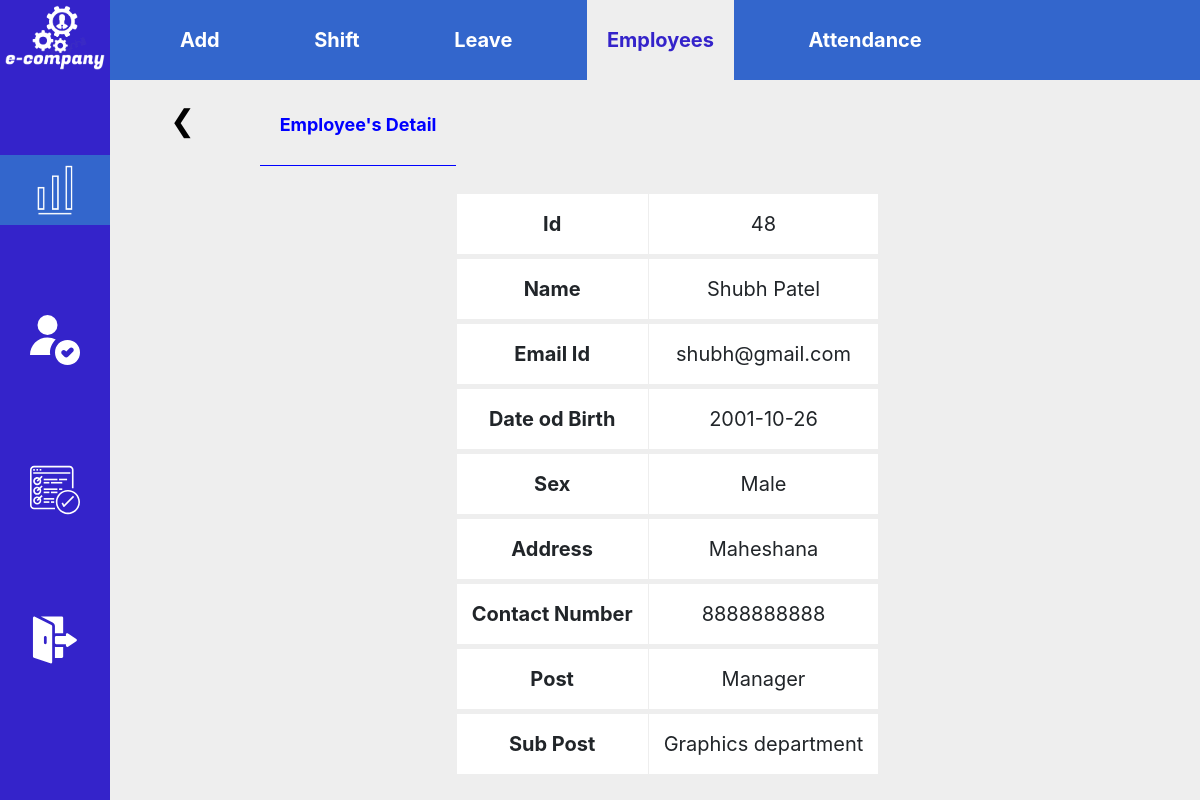
Screenshot of /manager/allempview.php?id=48 (signed in) with the database file from the repository.
### tables this page shows
CREATE TABLE `userss` (
  `Id` int(15) NOT NULL,
  `Name` varchar(20) NOT NULL,
  `Email` varchar(30) NOT NULL,
  `Password` varchar(16) NOT NULL,
  `Post` varchar(20) NOT NULL,
  `BirthDate` date NOT NULL,
  `Sex` varchar(10) NOT NULL,
  `Address` varchar(100) NOT NULL,
  `Contact` varchar(15) NOT NULL,
  `Sub-Post` varchar(30) NOT NULL,
  `Add_By` int(15) NOT NULL,
  `token` varchar(100) NOT NULL,
  `verified` tinyint(4) NOT NULL
);

### manager/allempview.php (the view, shortened to what this page needs)
<?php
    include '../forset.php';
?>
<!DOCTYPE html>
<html lang="en">
    <head>
        <link rel="stylesheet" href="../css/da.css">
        <link rel="stylesheet" href="https://stackpath.bootstrapcdn.com/bootstrap/4.4.1/css/bootstrap.min.css">
    </head>
    <body style="background-color: #EEEEEE;">
        <div class="fpilore">
            <center>
                <img src="../image/logo1.png" alt="noimage" class="dlogo">
            </center>
            <center>
                    <li class="fbut" title="Modules" style="background-color: #3366CC;">
                        <img src="../image/p1.png" alt="nobutton" class="fbutim" >
                    </li>
            </center>
            <center>
                <a href="C_dashboard.php">
                    <li class="fbut" title="User Profile">
                        <img src="../image/p2.svg" alt="nobutton" class="fbutim">
                    </li>
                </a>
            </center>
            <center>
                <a href="taskmanager.php">
                    <li class="fbut" title="Task Manager">
                        <img src="../image/p4.svg" alt="nobutton" class="fbutim">
                    </li>
                </a>
            </center>
            <center>
                <a href="../logout.php">
                    <li class="fbut" title="Logout">
                        <img src="../image/p3.svg" alt="nobutton" class="fbutim">
                    </li>
                </a>
            </center>
        </div>
        <div class="module">
            <a href="addemp.php"><li class="modany">Add</li></a>
            <a href="shift.php"><li class="modany">Shift</li></a>
            <a href="leaveapprov.php"><li class="modany">Leave</li></a>
            <li class="modany" style="background-color: #EEEEEE; color: #3423CA;">Employees</li>
            <a href="empattendance.php"><li class="modany">Attendance</li></a>
        </div>
        <div class="module1">
            <a href="allemp.php"><li class="modany1" style="font-size : 30px;"><span>&#10094;</span></li></a>
            <li class="modany1" style="font-weight : bolder; color : blue; border-bottom : 1px solid blue">Employee's Detail</li>
        </div>
        <div class="ghar">
            <center>
                <table class="csgo">
                    <?php
                        $s_query = "SELECT * FROM userss WHERE Id = '".$_GET['id']."';";
                        $q_run = mysqli_query($conn, $s_query);
                        $row = mysqli_fetch_array($q_run);
                        echo
                            '<tr class="jinda">
                            <td class="csgohd">Id</td>';
                        echo
                            '<td class="csgohd1">'.$row['Id'].'</td>
                            </tr>';
                        echo
                            '<tr class="jinda">
                            <td class="csgohd">Name</td>';
                        echo
                            '<td class="csgohd1">'.$row['Name'].'</td>
                            </tr>';
                        echo
                            '<tr class="jinda">
                            <td class="csgohd">Email Id</td>';
                        echo
                            '<td class="csgohd1">'.$row['Email'].'</td>
                            </tr>';
                        echo
                            '<tr class="jinda">
                            <td class="csgohd">Date od Birth</td>';
                        echo
                            '<td class="csgohd1">'.$row['BirthDate'].'</td>
                            </tr>';
                        echo
                            '<tr class="jinda">
                            <td class="csgohd">Sex</td>';
                        echo
                            '<td class="csgohd1">'.$row['Sex'].'</td>
                            </tr>';
                        echo
                            '<tr class="jinda">
                            <td class="csgohd">Address</td>>';
                        echo
                            '<td class="csgohd1">'.$row['Address'].'</td>
                            </tr>';
                        echo
                            '<tr class="jinda">
                            <td class="csgohd">Contact Number</td>';
                        echo
                            '<td class="csgohd1">'.$row['Contact'].'</td>
                            </tr>';
                        echo
                            '<tr class="jinda">
                            <td class="csgohd">Post</td>';
                        echo
                            '<td class="csgohd1">'.$row['Post'].'</td>
                            </tr>';
                        echo
                            '<tr class="jinda">
                            <td class="csgohd">Sub Post</td>';
                        echo
                            '<td class="csgohd1">'.$row['Sub-Post'].'</td>
                            </tr>';
                    ?>
                </table>
            </center>
        </div>
    </body>
</html>

### css/da.css (style rules this page uses)
* { margin: 0px; padding: 0px; }
.fpilore { background-color: #3423CA; color: white; height: 100vh; width: 110px; float: left; position: fixed; z-index: 999; }
.dlogo { width: 100px; margin: 5px; }
.fbut { margin-top: 80px; list-style-type: none; padding: 10px; cursor: pointer; background-color: #3423ca; }
.fbutim { height: 50px; }
.module { position: fixed; margin-left: 110px; width: 100%; height: 10vh; background-color: #3366CC; line-height: 10vh; float: left; display: block; z-index: 998; }
.module1 { position: fixed; margin-top: 10vh; margin-left: 110px; height: 10vh; line-height: 10vh; float: left; display: block; background-color: #EEEEEE; }
.modany { display: inline-block; cursor: pointer; list-style-type: none; color: white; font-weight: bolder; font-size: 20px; margin-left: 50px; padding-right: 20px; padding-left: 20px; transition: all 0.5s; }
.modany1 { display: inline-block; cursor: pointer; list-style-type: none; color: black; font-size: 18px; margin-left: 40px; padding-right: 20px; padding-left: 20px; transition: all 0.5s; }
.ghar { margin-left: 110px; float: left; width: 93%; background-color: #EEEEEE; }
.csgo { margin-top: 170px; font-size: 20px; background-color: white; }
.jinda { text-align: center; border-bottom-style: solid; border-bottom-width: 5px; border-bottom-color: #EEEEEE; }
.csgohd { padding: 15px; font-weight: bolder; border-right-width: 1px; border-right-style: solid; border-right-color: #EEEEEE; }
.csgohd1 { padding: 15px; border-right-width: 1px; border-right-style: solid; border-right-color: #EEEEEE; }

### rows the page displays
userss: Id "48", Name "Shubh Patel", Email "shubh@gmail.com", BirthDate "2001-10-26", Sex "Male", Address "Maheshana", Contact "8888888888", Post "Manager", value "Graphics department"
